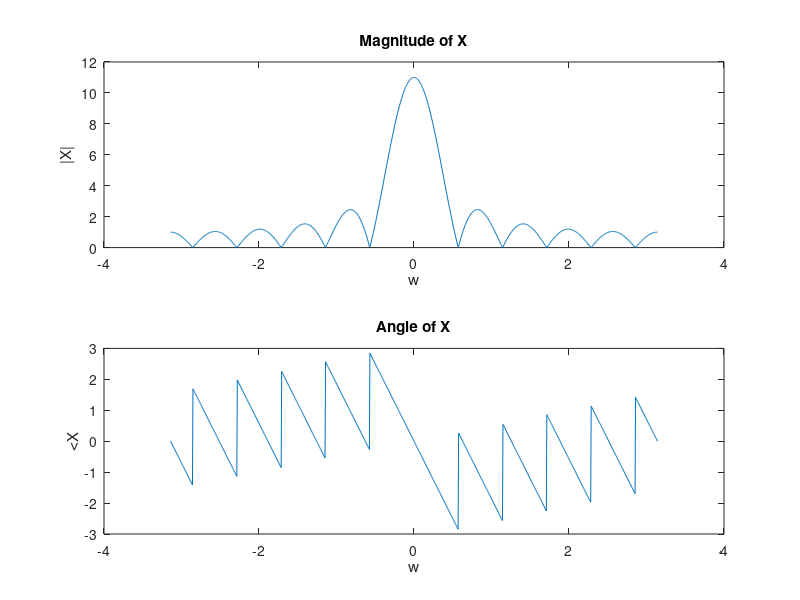

The MATLAB script that drew this image:
clc;
close all;
clear all;
n=0:10;
x=cos(2*pi*n); 
w=linspace(-pi,pi,1000);
X=zeros(1,length(w));
for k=1:length(w)
    X(k)=sum(x .* exp(-1j * w(k) * n));
end
disp(X);

subplot(2,1,1);
plot(w,abs(X));
title("Magnitude of X");
xlabel('w');
ylabel('|X|');

subplot(2,1,2);
plot(w,angle(X));
title("Angle of X");
xlabel('w');
ylabel('<X');
